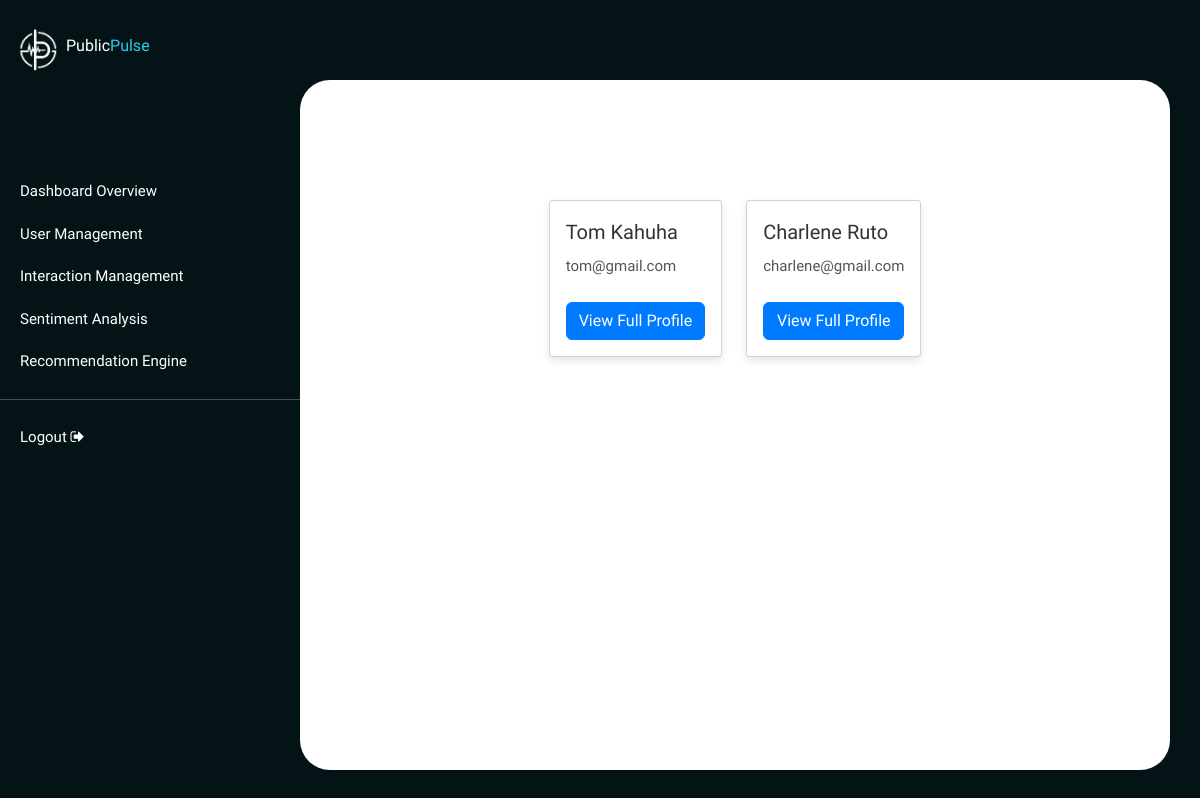
The app's page /pulse_admin/user_management, older data.
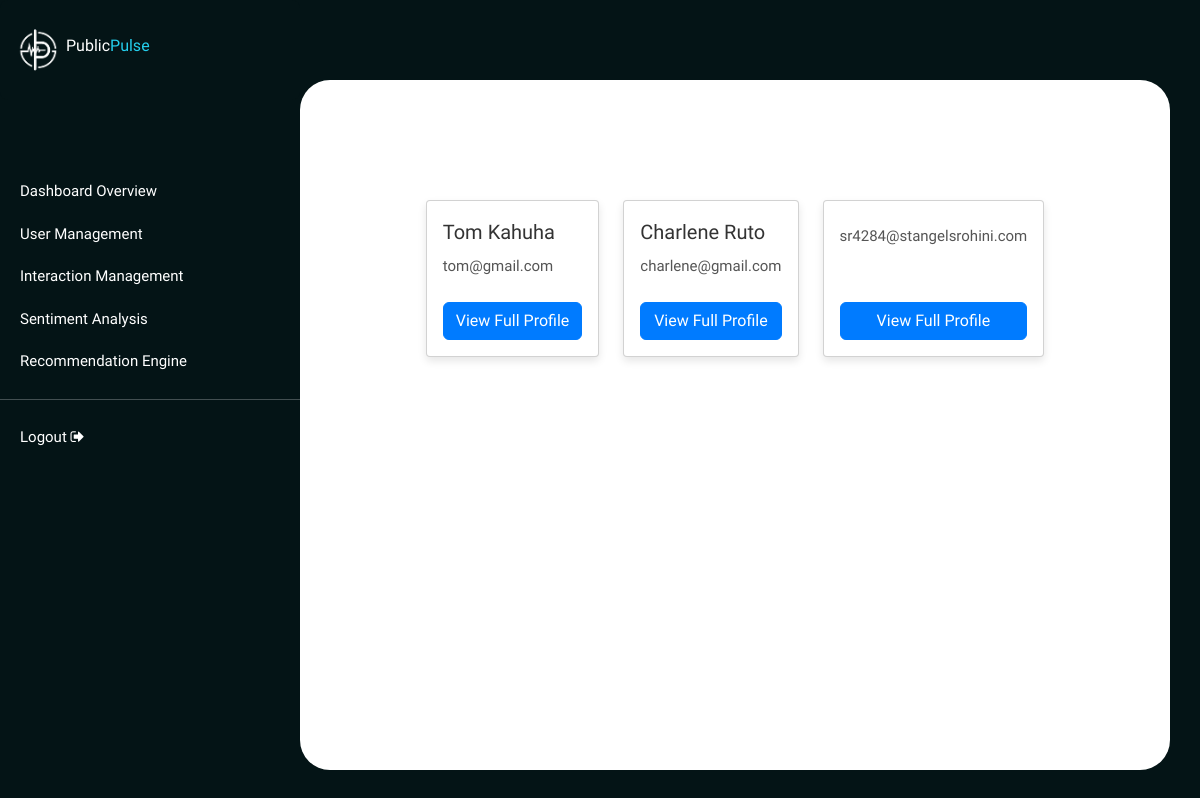
The same page, newer data.
### chatbot/models.py (models this page shows, shortened)
class UserProfile(models.Model):
    user=models.OneToOneField(User, on_delete=models.CASCADE)
    first_name=models.CharField(max_length=100)
    last_name=models.CharField(max_length=100)
    email=models.EmailField(max_length=100)
    sub_county=models.CharField(max_length=100)
    ward=models.CharField(max_length=100)

### pulse_admin/views.py (the view)
# urls.py: path('user_management', views.user_management, name='user_management'),
def user_management(request):
    profiles=UserProfile.objects.all()
    return render(request, 'admin/user_management.html', {'profiles':profiles})

### templates/admin/user_management.html
{% extends 'base.html' %}
{% block content %}
{% load static %}
<link rel="stylesheet" type="text/css" href="{% static 'admin.css' %}">
<div class="dashboard">
    <div class="admin-side sidebar">
        <div class="logo container">
            <img src="{% static 'Images/publicpulselogo.png' %}" alt="ResolveIt Logo">
            <a href="/">
                <h4>Public<span>Pulse</span></h4>
            </a>
        </div>
        <div class="sidebar-navigation">
            <a href="admin_dashboard">Dashboard Overview</a>
            <a href="user_management">User Management</a>
            <a href="interaction_management">Interaction Management</a>
            <a href="">Sentiment Analysis</a>
            <a href="generate_recommendations">Recommendation Engine</a>
            <hr/>
            <a href="logout" class="logout">Logout <i class="fa fa-sign-out" aria-hidden="true"></i></a>
        </div>
    </div>
    <div class="main">
        <div class="content">
            <div class="profiles container">
                <div class="row">
                    {% for profile in profiles %}
                    <div class="col">
                        <div class="card h-100">
                            <div class="card-body d-flex flex-column">
                                <div class="card-title">
                                    {{ profile.first_name }} {{ profile.last_name }}
                                </div>
                                <div class="card-text mb-4">
                                    {{ profile.user.email }}
                                </div>
                                <a href="{% url 'user_detail' user_id=profile.user.id %}" class="btn btn-primary mt-auto">
                                    View Full Profile
                                </a>
                            </div>
                        </div>
                    </div>
                    {% endfor %}
                </div>
            </div>
        </div>
    </div>
</div>
{% endblock %}

Row changes from the older to the newer data that the page shows:
added UserProfile: user.email "sr4284@stangelsrohini.com"
